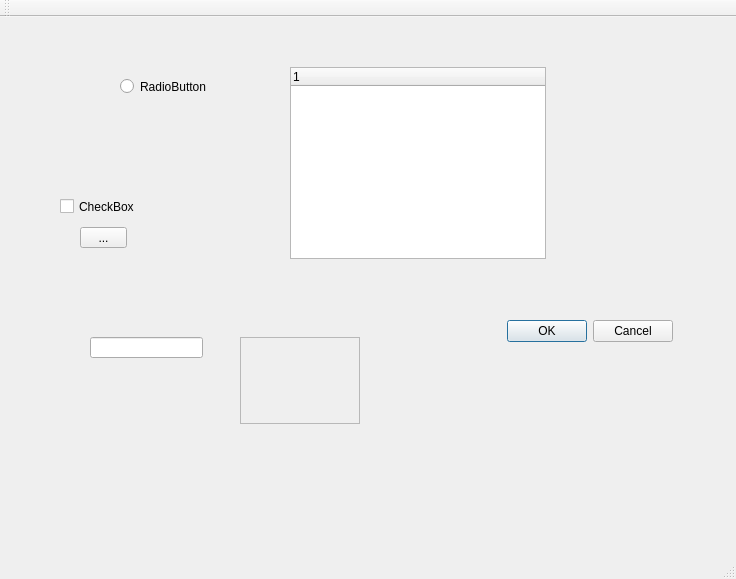
<?xml version="1.0" encoding="UTF-8"?>
<ui version="4.0">
 <class>TestMWindow</class>
 <widget class="QMainWindow" name="TestMWindow">
  <property name="geometry">
   <rect>
    <x>0</x>
    <y>0</y>
    <width>736</width>
    <height>579</height>
   </rect>
  </property>
  <property name="windowTitle">
   <string>TestMWindow</string>
  </property>
  <widget class="QWidget" name="centralWidget">
   <widget class="QTreeWidget" name="treeWidget">
    <property name="geometry">
     <rect>
      <x>290</x>
      <y>50</y>
      <width>256</width>
      <height>192</height>
     </rect>
    </property>
    <column>
     <property name="text">
      <string notr="true">1</string>
     </property>
    </column>
   </widget>
   <widget class="QScrollArea" name="scrollArea">
    <property name="geometry">
     <rect>
      <x>240</x>
      <y>320</y>
      <width>120</width>
      <height>87</height>
     </rect>
    </property>
    <property name="widgetResizable">
     <bool>true</bool>
    </property>
    <widget class="QWidget" name="scrollAreaWidgetContents">
     <property name="geometry">
      <rect>
       <x>0</x>
       <y>0</y>
       <width>118</width>
       <height>85</height>
      </rect>
     </property>
    </widget>
   </widget>
   <widget class="QRadioButton" name="radioButton">
    <property name="geometry">
     <rect>
      <x>120</x>
      <y>60</y>
      <width>115</width>
      <height>19</height>
     </rect>
    </property>
    <property name="text">
     <string>RadioButton</string>
    </property>
   </widget>
   <widget class="QToolButton" name="toolButton">
    <property name="geometry">
     <rect>
      <x>80</x>
      <y>210</y>
      <width>47</width>
      <height>21</height>
     </rect>
    </property>
    <property name="text">
     <string>...</string>
    </property>
   </widget>
   <widget class="QCheckBox" name="checkBox">
    <property name="geometry">
     <rect>
      <x>60</x>
      <y>180</y>
      <width>91</width>
      <height>19</height>
     </rect>
    </property>
    <property name="text">
     <string>CheckBox</string>
    </property>
   </widget>
   <widget class="QDialogButtonBox" name="buttonBox">
    <property name="geometry">
     <rect>
      <x>480</x>
      <y>300</y>
      <width>193</width>
      <height>28</height>
     </rect>
    </property>
    <property name="standardButtons">
     <set>QDialogButtonBox::Cancel|QDialogButtonBox::Ok</set>
    </property>
   </widget>
   <widget class="QStackedWidget" name="stackedWidget">
    <property name="geometry">
     <rect>
      <x>500</x>
      <y>400</y>
      <width>120</width>
      <height>80</height>
     </rect>
    </property>
    <widget class="QWidget" name="page"/>
    <widget class="QWidget" name="page_2"/>
   </widget>
   <widget class="QLineEdit" name="lineEdit">
    <property name="geometry">
     <rect>
      <x>90</x>
      <y>320</y>
      <width>113</width>
      <height>21</height>
     </rect>
    </property>
   </widget>
  </widget>
  <widget class="QMenuBar" name="menuBar">
   <property name="geometry">
    <rect>
     <x>0</x>
     <y>0</y>
     <width>736</width>
     <height>26</height>
    </rect>
   </property>
  </widget>
  <widget class="QToolBar" name="mainToolBar">
   <attribute name="toolBarArea">
    <enum>TopToolBarArea</enum>
   </attribute>
   <attribute name="toolBarBreak">
    <bool>false</bool>
   </attribute>
  </widget>
  <widget class="QStatusBar" name="statusBar"/>
 </widget>
 <layoutdefault spacing="6" margin="11"/>
 <resources/>
 <connections/>
</ui>
